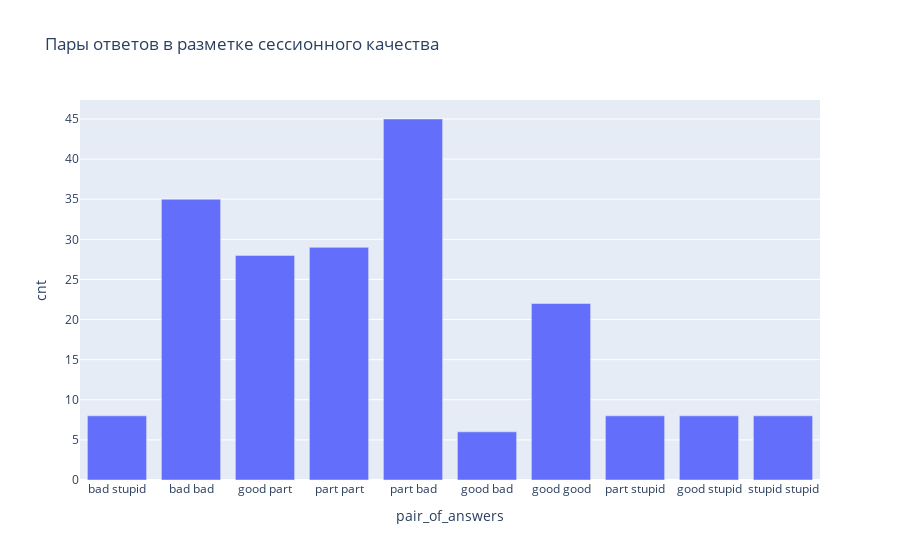

This figure's notebook cell:
### Code cell
import plotly.express as px

# fig = px.pie(df_session, values='cnt', names='pair_of_answers', title='Пары ответов в разметке сессионного качества')
# fig.update_traces(textposition='inside', textinfo='percent+label')
fig = px.bar(df_session, y='cnt', x='pair_of_answers', title='Пары ответов в разметке сессионного качества')
fig.show()

### Figure 1 — Plotly figure (JSON) as saved in the notebook; plotly's stock layout.template omitted (floating-point values rounded to 4 significant figures)
{"data": [{"alignmentgroup": "True", "hovertemplate": "pair_of_answers=%{x}<br>cnt=%{y}<extra></extra>", "legendgroup": "", "marker": {"color": "#636efa"}, "name": "", "offsetgroup": "", "orientation": "v", "showlegend": false, "textposition": "auto", "type": "bar", "x": ["bad stupid", "bad bad", "good part", "part part", "part bad", "good bad", "good good", "part stupid", "good stupid", "stupid stupid"], "xaxis": "x", "y": [8, 35, 28, 29, 45, 6, 22, 8, 8, 8], "yaxis": "y"}], "layout": {"barmode": "relative", "legend": {"tracegroupgap": 0}, "title": {"text": "Пары ответов в разметке сессионного качества"}, "xaxis": {"anchor": "y", "domain": [0, 1], "title": {"text": "pair_of_answers"}}, "yaxis": {"anchor": "x", "domain": [0, 1], "title": {"text": "cnt"}}}}
